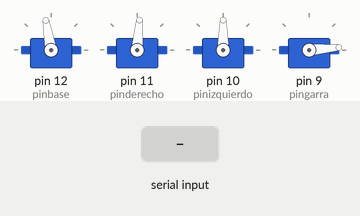
A sketch run on a simulated Arduino Uno, built with avr-gcc and run on an emulated ATmega328P. Shown: 4 × servo. The test bench sets the inputs (shaded band). What the sketch prints to the serial monitor is not drawn.

Above: at 1.2 s.
1.3 s: "a90\n" received over the second serial link
At 4.2 s:
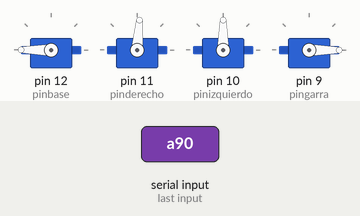
4.3 s: "b90\n" received over the second serial link
7.3 s: "d90\n" received over the second serial link
At 7.7 s:
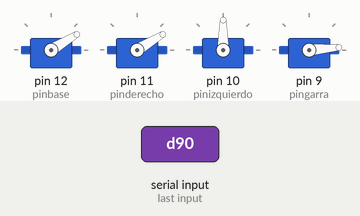
8.8 s: "i90\n" received over the second serial link
At 10.0 s:
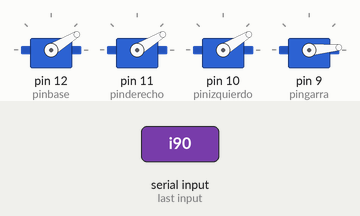
10.3 s: "r" received over the second serial link
At 11.45 s:
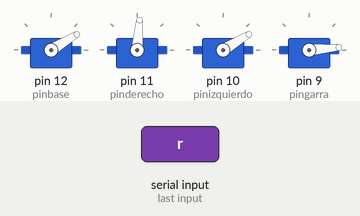
13.1 s: "d" received over the second serial link
At 15.3 s:
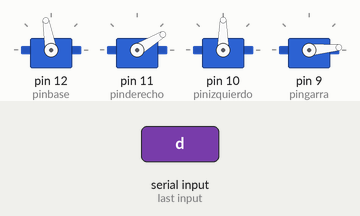
Timing chart, 0 to 16.6 s (numbered marks = the images above; inputs shaded):
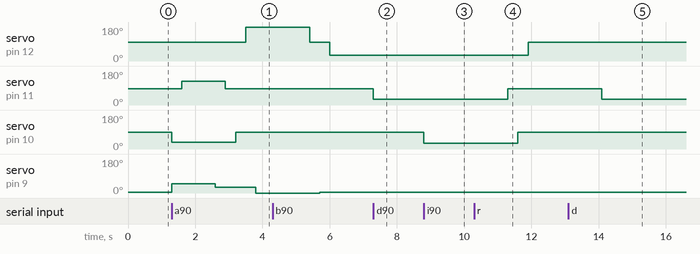

The sketch:

MeArmB2.ino
```cpp
 #include <Servo.h>
#include <SoftwareSerial.h>

#define pinbase 12 //desde 15 a 185 grados
#define pinderecho 11
#define pinizquierdo 10
#define pingarra 9
Servo base;
Servo derecho;
Servo izquierdo;
Servo garra;
SoftwareSerial BT (2,3);
void setup()
{
  BT.begin (9600);
  Serial.begin(9600);
   base.attach(pinbase);
  derecho.attach(pinderecho);
  izquierdo.attach(pinizquierdo);
  garra.attach(pingarra);
  garra.write(5);
  base.write(100);
  izquierdo.write(90);
  derecho.write(85);


}

 int a,b,c;
 char s[4];
void loop()
{
 if(BT.available()>0&&BT.available()<=4)
   {
    BT.readBytes(s,4);
    Serial.println(s);
    switch(s[0])
    {

case'b':
      a=(s[1]-48)*100;
      b=(s[2]-48)*10;
      c=a+b+(s[3]-48);
      base.write(c);
      Serial.println(c);
      break;
case'd':
      a=(s[1]-48)*100;
      b=(s[2]-48)*10;
      c=a+b+(s[3]-48);
      derecho.write(c);
      Serial.println(c);
      break;
case'i':
      a=(s[1]-48)*100;
      b=(s[2]-48)*10;
      c=a+b+(s[3]-48);
      izquierdo.write(c);
      Serial.println(c);
      break;
case'g':
      a=(s[1]-48)*100;
      b=(s[2]-48)*10;
      c=a+b+(s[3]-48);
      garra.write(c);
      Serial.println(c);
      break;
case 'a':
  garra.write(50);
  izquierdo.write(35);
  delay(300);
  derecho.write(125);
  delay(1000);
  garra.write(30);
  delay(300);
  derecho.write(85);
  delay(300);
  izquierdo.write(90);
  delay(300);
  base.write(180);
  delay(300);
  garra.write(00);
  delay(1000);

  case 'r':
    derecho.write(85);
  delay(300);
  izquierdo.write(90);
  delay(300);
   base.write(100);
  delay(300);
  garra.write(5);
  delay(300);
  /* i035
    * d125
    * g030
    * d085
    * i090
    * b180
    * g000*/
      }
   }
}
 /*i090 i020
   d085 d160
   g000 g050
  */
```

Measured:
- after the input at 1.3 s, servo on pin 12 (pinbase): 100° → 180° after 2.2 s; servo on pin 11 (pinderecho): 85° → 125° after 0.30 s, → 85° 1.3 s later; servo on pin 10 (pinizquierdo): 90° → 35° at once, → 90° 1.9 s later; servo on pin 9 (pingarra): 5° → 50° at once, → 30° 1.3 s later, → 0° 1.2 s later
- after the input at 7.3 s, servo on pin 11 (pinderecho): 85° → 31° at once
- after the input at 8.8 s, servo on pin 10 (pinizquierdo): 90° → 31° at once
- after the input at 10.3 s, servo on pin 12 (pinbase): 31° → 100° after 1.6 s; servo on pin 11 (pinderecho): 31° → 85° after 1.0 s; servo on pin 10 (pinizquierdo): 31° → 90° after 1.3 s
- after the input at 13.1 s, servo on pin 11 (pinderecho): 85° → 31° after 1.0 s
